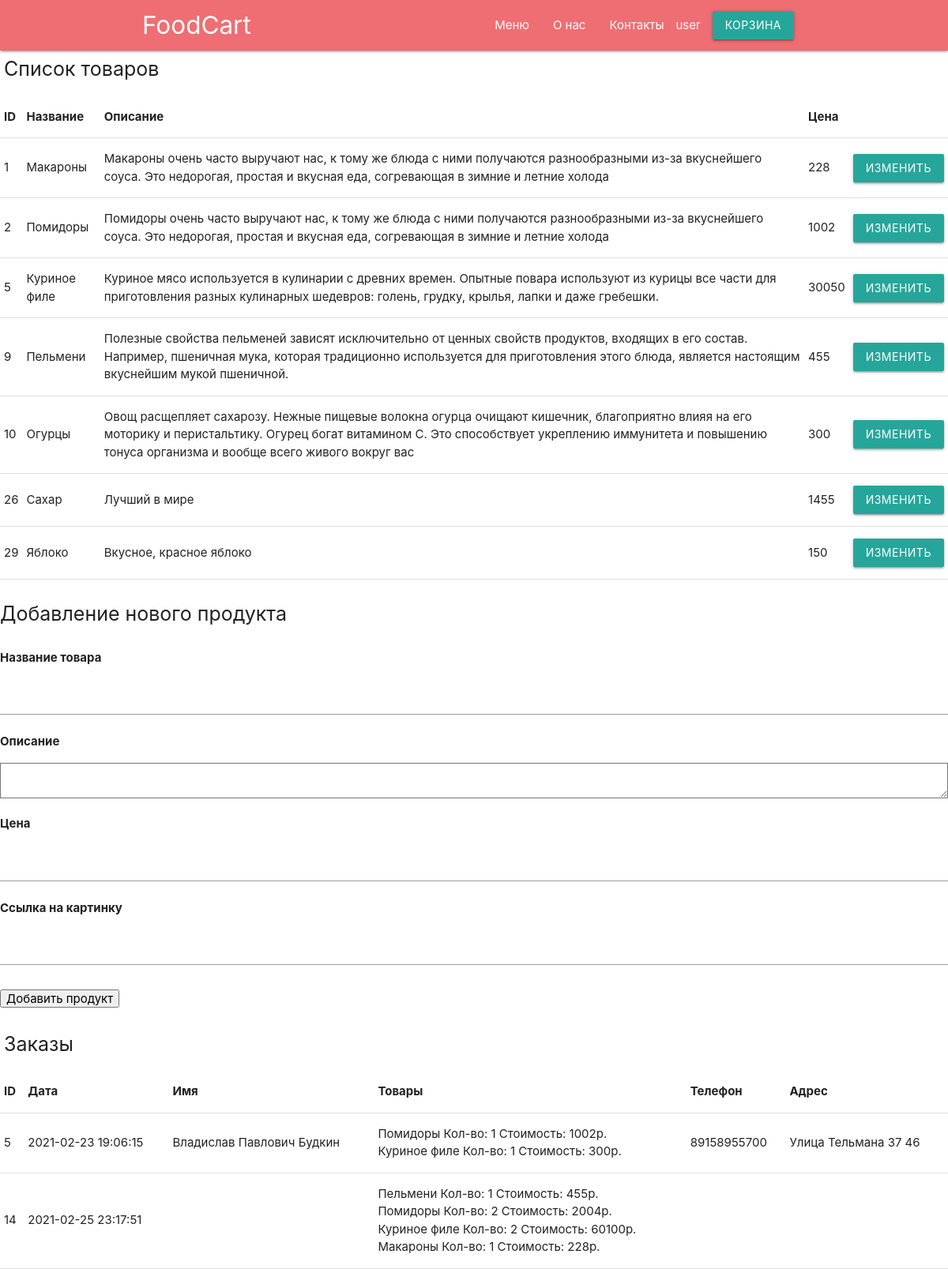
Screenshot of /admin.php (signed in) with the database file from the repository.
### tables this page shows
CREATE TABLE `users` (
  `id` int(255) NOT NULL,
  `login` varchar(255) NOT NULL,
  `password` varchar(255) NOT NULL,
  `email` varchar(255) NOT NULL,
  `role` int(255) NOT NULL
);

CREATE TABLE `goods` (
  `id` int(11) NOT NULL,
  `name` text NOT NULL,
  `desc` text NOT NULL,
  `price` int(11) NOT NULL,
  `image` longtext NOT NULL
);

CREATE TABLE `orders` (
  `id` int(255) NOT NULL,
  `id_user` int(255) NOT NULL,
  `goods` longtext NOT NULL,
  `date` datetime NOT NULL DEFAULT current_timestamp(),
  `name` varchar(255) NOT NULL,
  `phone` varchar(255) NOT NULL,
  `adress` text NOT NULL
);

### admin.php (the view, shortened to what this page needs)
<?php
include "database.php";
$username = '';
if(array_key_exists('id',$_COOKIE)){
	$query = mysqli_query($induction, "SELECT * FROM users WHERE id='".$_COOKIE['id']."' AND password='".$_COOKIE['password']."'");
	$result = $query->fetch_row();
	$username = $result[1];
}
$query = mysqli_query($induction, "SELECT * FROM goods");
$queryOrders = mysqli_query($induction, "SELECT * FROM orders");
?>
<!DOCTYPE html>
<html lang="en">
<head>
<link type="text/css" rel="stylesheet" href="css/materialize.min.css"  media="screen,projection"/>
<link rel="stylesheet" href="assets/css/css.css"
</head>
<body>
	<div class = "navbar-fixed">
<nav>
	<div class = "nav-wrapper">
		<div class = "container">
		<a href = "#"  class = "brand-logo">FoodCart</a>
	<ul class = "right hide-on-med-and-down">
		<li><a href = "index.php">Меню</a></li>
		<li><a href = "onas.php">О нас</a></li>
		<li><a href = "contacts.php">Контакты</a></li>
        <?php if($username!==''):?>
			<li><?php echo $username;?></li>
			<?php else:?>
		<a href = "vhod.html" class="waves-effect waves-light btn">Вход</a>
		<?php endif;?>
		<a href = "cartpage.php" class="waves-effect waves-light btn">Корзина</a>
	</ul>
	</div>
	</div>
</nav>
</div>
<p style = "font-size: 25px; margin: 5px;"> Список товаров <p>
<table>
<tr>
<th> ID </th>
<th> Название </th>
<th> Описание </th>
<th> Цена </th>
</tr>
<?php while($product = $query->fetch_row()):?>
<tr>
<td> <?php echo $product[0] ?> </td>
<td> <?= $product[1] ?> </td>
<td> <?= $product[2] ?> </td>
<td> <?= $product[3] ?> </td>
<td> <a class = "waves-effect waves-light btn" href = "update.php?id=<?= $product[0]?>"> Изменить </td>
</tr>
<?php endwhile;?>
</table>
<p style = "font-size: 25px;"> Добавление нового продукта <p>
<form action = "create.php" method = "post">
<p> <b> Название товара</b> </p>
<input type = "text" name = "name">
<p> <b> Описание </b> </p>
<textarea name = "desc"></textarea>
<p> <b> Цена </b> </p>
<input type = "number" name = "price">
<p> <b> Ссылка на картинку </b> </p>
<input type = "text" name = "image">
 <br> <br>
<button type = "submit"> Добавить продукт </button>
<br>
<br>
<p style = "font-size: 25px; margin: 5px;"> Заказы <p>
<table>
<tr>
<th> ID </th>
<th> Дата </th>
<th> Имя </th>
<th> Товары </th>
<th> Телефон </th>
<th> Адрес </th>
</tr>
<?php while($product = $queryOrders->fetch_row()):?>
<tr>
<td> <?= $product[0] ?> </td>
<td> <?= $product[3] ?> </td>
<td> <?= $product[4] ?> </td>
<td> <?php $goods =  unserialize($product[2]);?><?php foreach($goods as $item){echo $item.'<br>';}?> </td>
<td> <?= $product[5] ?> </td>
<td> <?= $product[6] ?> </td>
</tr>
<?php endwhile;?>
</table>
</body>
</html>

### rows the page displays
users: login "user"
goods: id "1", name "Макароны", desc "Макароны очень часто выручают нас, к тому же блюда с ними получаются разнообразными из-за вкуснейшего соуса. Это недорогая, простая и вкусная еда, согревающая в зимние и летние холода", price "228"
goods: id "2", name "Помидоры", desc "Помидоры очень часто выручают нас, к тому же блюда с ними получаются разнообразными из-за вкуснейшего соуса. Это недорогая, простая и вкусная еда, согревающая в зимние и летние холода", price "1002"
goods: id "5", name "Куриное филе", desc "Куриное мясо используется в кулинарии с древних времен. Опытные повара используют из курицы все части для приготовления разных кулинарных шедевров: голень, грудку, крылья, лапки и даже гребешки.", price "30050"
goods: id "9", name "Пельмени", desc "Полезные свойства пельменей зависят исключительно от ценных свойств продуктов, входящих в его состав. Например, пшеничная мука, которая традиционно используется для приготовления этого блюда, является настоящим вкуснейшим мукой пшеничной.", price "455"
goods: id "10", name "Огурцы", desc "Овощ расщепляет сахарозу. Нежные пищевые волокна огурца очищают кишечник, благоприятно влияя на его моторику и перистальтику. Огурец богат витамином С. Это способствует укреплению иммунитета и повышению тонуса организма и вообще всего живого вокруг вас", price "300"
goods: id "26", name "Сахар", desc "Лучший в мире", price "1455"
goods: id "29", name "Яблоко", desc "Вкусное, красное яблоко", price "150"
orders: id "5", date "2021-02-23 19:06:15", name "Владислав Павлович Будкин", goods "Помидоры Кол-во: 1 Стоимость: 1002р.", goods "Куриное филе Кол-во: 1 Стоимость: 300р.", phone "89158955700", adress "Улица Тельмана 37 46"
orders: id "14", date "2021-02-25 23:17:51", goods "Пельмени Кол-во: 1 Стоимость: 455р.", goods "Помидоры Кол-во: 2 Стоимость: 2004р.", goods "Куриное филе Кол-во: 2 Стоимость: 60100р.", goods "Макароны Кол-во: 1 Стоимость: 228р."
